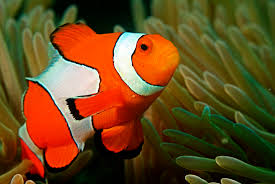
#> input picture nemo0.jpg, 275 x 184 px, found by its file name
$ python opencv.py
#> lines starting #> are read from the running program, lines starting #| are printed output that depends on the picture
import cv2
import matplotlib.pyplot as plt
import numpy as np
from mpl_toolkits.mplot3d import Axes3D
from matplotlib import cm
from matplotlib import colors

flags = [i for i in dir(cv2) if i.startswith('COLOR_')]
print(flags)

#Open cv reads images in BGR by default
nemo = cv2.imread('/mnt/c/projects/opencv/nemo0.jpg')
#> nemo is the input picture: shape (184, 275, 3); mean B, G, R 30.5, 72.3, 103
nemo = cv2.cvtColor(nemo, cv2.COLOR_BGR2RGB)
plt.imshow(nemo)
plt.show()

# Visualize nemo in RGB and HSV

# Split an image into component channels and set up the plot
r, g, b = cv2.split(nemo)
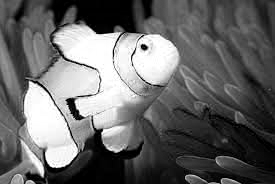
#> r: shape (184, 275); min 0, max 255, mean 103
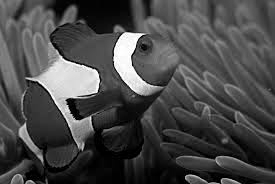
#> g: shape (184, 275); min 0, max 255, mean 72.3
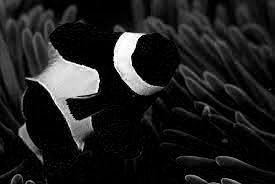
#> b: shape (184, 275); min 0, max 255, mean 30.5
fig = plt.figure()
axis = fig.add_subplot(1,1,1,projection="3d")

# Pretvara sliku niz gde je svaki element vrednost RGB piksela
pixel_colors = nemo.reshape((np.shape(nemo)[0]*np.shape(nemo)[1], 3))
norm = colors.Normalize(vmin=-1.,vmax=1.)
norm.autoscale(pixel_colors)
pixel_colors = norm(pixel_colors).tolist()
#> pixel_colors = 50600 items

# Plotting
axis.scatter(r.flatten(), g.flatten(), b.flatten(), facecolors=pixel_colors, marker=".")
axis.set_xlabel("Red")
axis.set_ylabel("Green")
axis.set_zlabel("Blue")
plt.show()
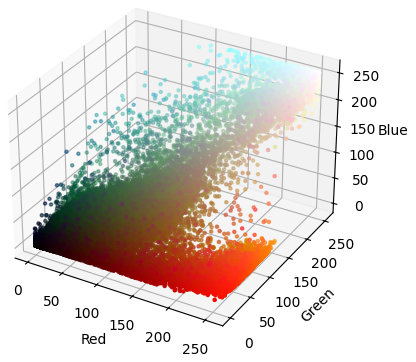
#> figure drawn by matplotlib, 1 panel

$ run again, with nemo1.jpg copied over nemo0.jpg
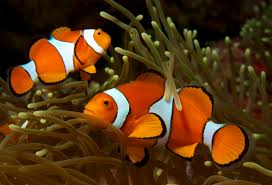
#> input picture nemo1.jpg, 272 x 185 px, found by its file name
#> nemo is the input picture: shape (185, 272, 3); mean B, G, R 18.7, 51.9, 84.9
#> `r, g, b = cv2.split(nemo)`:
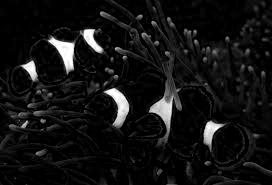
#> b: shape (185, 272); min 0, max 255, mean 18.7
#> pixel_colors = 50320 items
#> `plt.show()`:
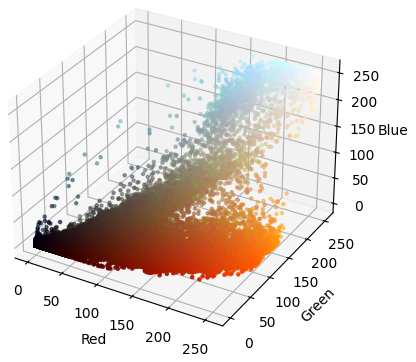
#> figure drawn by matplotlib, 1 panel

$ run again, with nemo2.jpg copied over nemo0.jpg
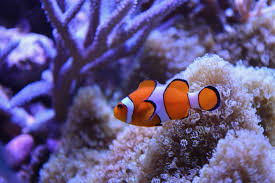
#> input picture nemo2.jpg, 275 x 183 px, found by its file name
#> nemo is the input picture: shape (183, 275, 3); mean B, G, R 134.1, 86.8, 98.8
#> `r, g, b = cv2.split(nemo)`:
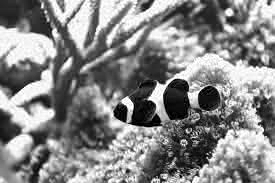
#> b: shape (183, 275); min 0, max 255, mean 134.1
#> pixel_colors = 50325 items
#> `plt.show()`:
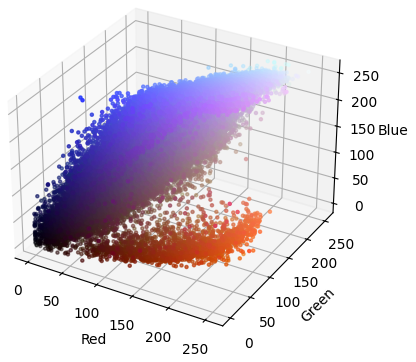
#> figure drawn by matplotlib, 1 panel

$ run again, with nemo3.jpg copied over nemo0.jpg
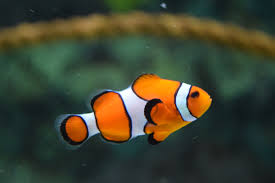
#> input picture nemo3.jpg, 275 x 183 px, found by its file name
#> nemo is the input picture: shape (183, 275, 3); mean B, G, R 49, 67.2, 64
#> `r, g, b = cv2.split(nemo)`:
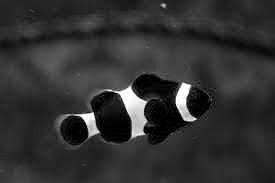
#> b: shape (183, 275); min 0, max 255, mean 49
#> pixel_colors = 50325 items
#> `plt.show()`:
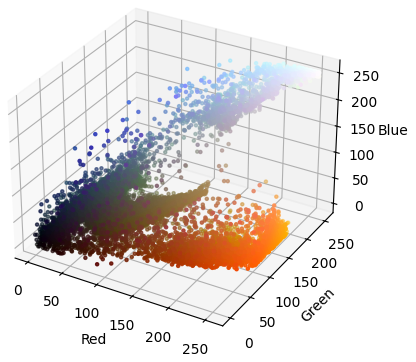
#> figure drawn by matplotlib, 1 panel
